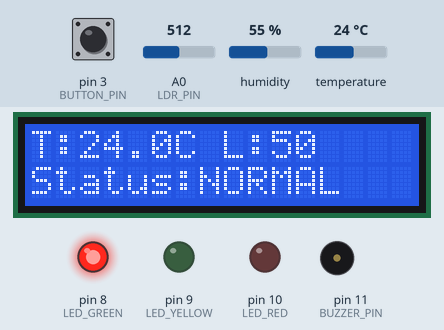
Simulated run of this sketch. Board: Arduino Uno, built with avr-gcc and run on an emulated ATmega328P. Shown: 16×2 character LCD, output pins drawn as LEDs (lit = HIGH), buzzer (waves = sounding). The inputs (shaded band) are chosen by the test bench; at power-on: temperature 24 °C, A0 (LDR_PIN) = 512, pin 3 (BUTTON_PIN) HIGH, humidity 55 %. What the sketch prints to the serial monitor is not drawn.

Above: at 3.2 s.
3.3 s: temperature set to 28.3 °C
At 5.3 s:
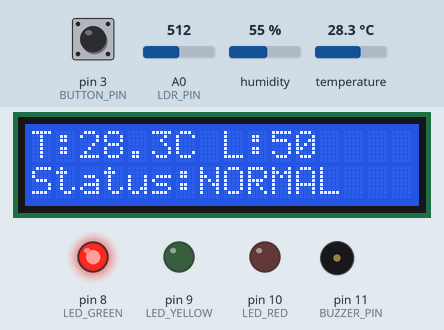
6.0 s: temperature set to 29.3 °C
At 7.4 s:
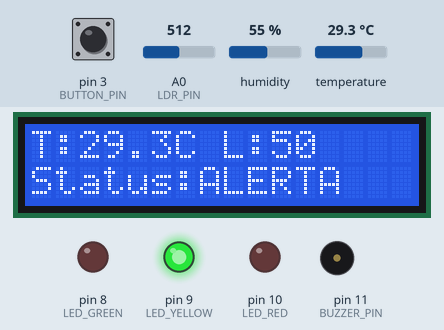
9.4 s: A0 (LDR_PIN) set to 821
At 11.01 s:
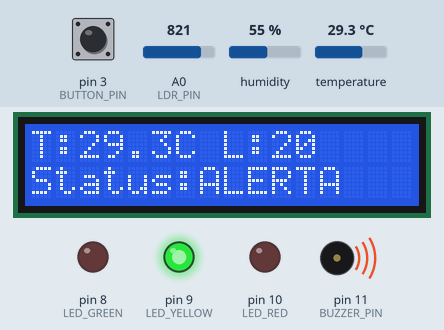
11.8 s: A0 (LDR_PIN) set to 845
At 12.8 s:
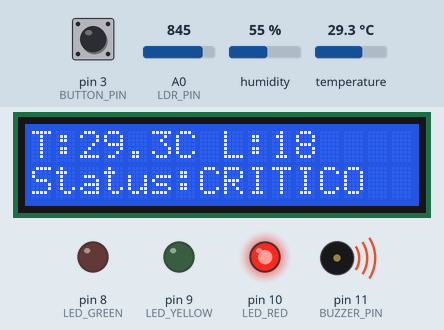
14.0 s: A0 (LDR_PIN) set to 716
At 14.42 s:
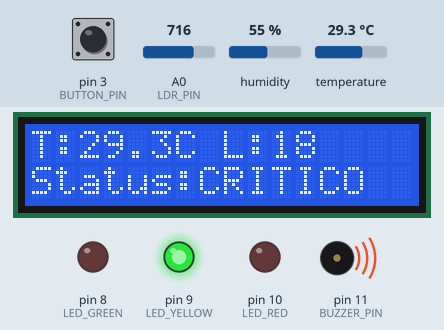
15.8 s: temperature set to 34.7 °C
At 16.5 s:
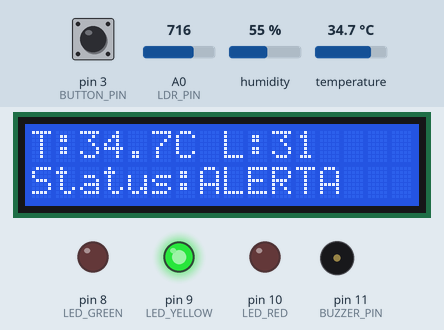
17.6 s: temperature set to 35.5 °C
Timing chart, 0 to 20.6 s (numbered marks = the images above; inputs shaded):
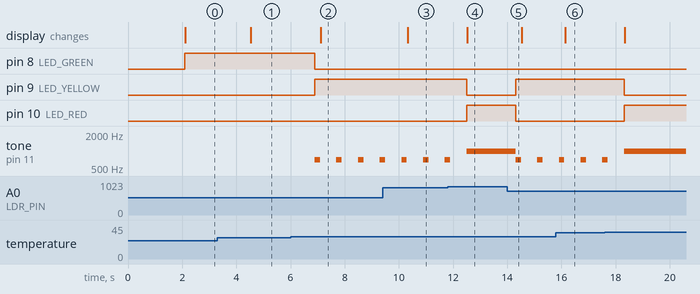

The sketch:

mission_control.ino
```cpp
#include <Wire.h>
#include <LiquidCrystal_I2C.h>
#include <DHT.h>

// ===== DHT22 =====
#define DHTPIN 2
#define DHTTYPE DHT22

// ===== PINOS =====
#define LDR_PIN A0
#define BUTTON_PIN 3

#define LED_GREEN 8
#define LED_YELLOW 9
#define LED_RED 10

#define BUZZER_PIN 11

// ===== OBJETOS =====
DHT dht(DHTPIN, DHTTYPE);
LiquidCrystal_I2C lcd(0x27, 16, 2);

void setup() {

  Serial.begin(9600);

  // Inicia sensores
  dht.begin();

  // LCD
  lcd.init();
  lcd.backlight();

  // Botão usando resistor interno do Arduino
  pinMode(BUTTON_PIN, INPUT_PULLUP);

  // LEDs
  pinMode(LED_GREEN, OUTPUT);
  pinMode(LED_YELLOW, OUTPUT);
  pinMode(LED_RED, OUTPUT);

  // Buzzer
  pinMode(BUZZER_PIN, OUTPUT);

  // Tela inicial
  lcd.setCursor(0, 0);
  lcd.print("SpaceSafe");
  lcd.setCursor(0, 1);
  lcd.print("Inicializando");

  delay(2000);
  lcd.clear();
}

void loop() {

  // =====================
  // LEITURA TEMPERATURA
  // =====================
  float temperatura = dht.readTemperature();

  // Corrige erro de leitura
  if (isnan(temperatura)) {
    temperatura = 0;
  }

  // =====================
  // LEITURA LUZ
  // =====================
  int luzBruta = analogRead(LDR_PIN);

  int luminosidade = map(luzBruta, 0, 1023, 100, 0);

  // =====================
  // BOTÃO = VIBRAÇÃO
  // =====================
  bool vibracao = digitalRead(BUTTON_PIN) == LOW;

  // =====================
  // RESET DOS ALERTAS
  // =====================
  digitalWrite(LED_GREEN, LOW);
  digitalWrite(LED_YELLOW, LOW);
  digitalWrite(LED_RED, LOW);

  noTone(BUZZER_PIN);

  String status = "NORMAL";

  bool alerta = false;
  bool critico = false;

  // =====================
  // TEMPERATURA
  // =====================
  if (temperatura > 35) {
    critico = true;
  }
  else if (temperatura >= 29) {
    alerta = true;
  }

  // =====================
  // LUMINOSIDADE
  // =====================
  if (luminosidade < 20) {
    critico = true;
  }
  else if (luminosidade < 50) {
    alerta = true;
  }

  // =====================
  // VIBRAÇÃO
  // =====================
  if (vibracao) {
    alerta = true;
  }

  // =====================
  // STATUS DA CAPSULA
  // =====================
  if (critico) {

    status = "CRITICO";

    digitalWrite(LED_RED, HIGH);

    tone(BUZZER_PIN, 1000);
  }
  else if (alerta) {

    status = "ALERTA";

    digitalWrite(LED_YELLOW, HIGH);

    tone(BUZZER_PIN, 700);
    delay(200);
    noTone(BUZZER_PIN);
  }
  else {

    status = "NORMAL";

    digitalWrite(LED_GREEN, HIGH);
  }

  // =====================
  // LCD
  // =====================
  lcd.clear();

  lcd.setCursor(0, 0);
  lcd.print("T:");
  lcd.print(temperatura, 1);
  lcd.print("C ");

  lcd.print("L:");
  lcd.print(luminosidade);

  lcd.setCursor(0, 1);
  lcd.print("Status:");
  lcd.print(status);

  // =====================
  // SERIAL MONITOR
  // =====================
  Serial.println("===== CAPSULA ESPACIAL =====");

  Serial.print("Temperatura: ");
  Serial.print(temperatura);
  Serial.println(" C");

  Serial.print("Luminosidade: ");
  Serial.println(luminosidade);

  Serial.print("Vibracao: ");
  Serial.println(vibracao ? "SIM" : "NAO");

  Serial.print("Status: ");
  Serial.println(status);

  Serial.println("============================");
  Serial.println();

  delay(500);
}
```

Measured:
- the behaviour switches between 28.9 and 29 °C on temperature (found by bisection; images 1 and 2)
- the behaviour switches between 828 and 829 on A0 (LDR_PIN) (found by bisection; images 3 and 4)
- after the input at 3.3 s, the display: changes after 1.2 s (image 1)
- after the input at 6.0 s, pin 8 (LED_GREEN): HIGH → LOW after 0.90 s; pin 9 (LED_YELLOW): LOW → HIGH after 0.90 s; tone on pin 11 (BUZZER_PIN): alternates 700 Hz for 0.20 s and silent for 0.60 s, starting after 0.90 s; the display: changes after 1.1 s (image 2)
- after the input at 9.4 s, the display: changes after 0.93 s (image 3)
- after the input at 11.8 s, pin 9 (LED_YELLOW): HIGH → LOW after 0.70 s; pin 10 (LED_RED): LOW → HIGH after 0.70 s; the display: changes after 0.73 s (image 4)
- after the input at 14.0 s, pin 9 (LED_YELLOW): LOW → HIGH after 0.31 s; pin 10 (LED_RED): HIGH → LOW after 0.31 s; tone on pin 11 (BUZZER_PIN): alternates 700 Hz for 0.20 s and silent for 0.60 s, starting after 0.31 s
- after the input at 15.8 s, the display: changes after 0.34 s (image 6)
- after the input at 17.6 s, pin 9 (LED_YELLOW): HIGH → LOW after 0.71 s; pin 10 (LED_RED): LOW → HIGH after 0.71 s
